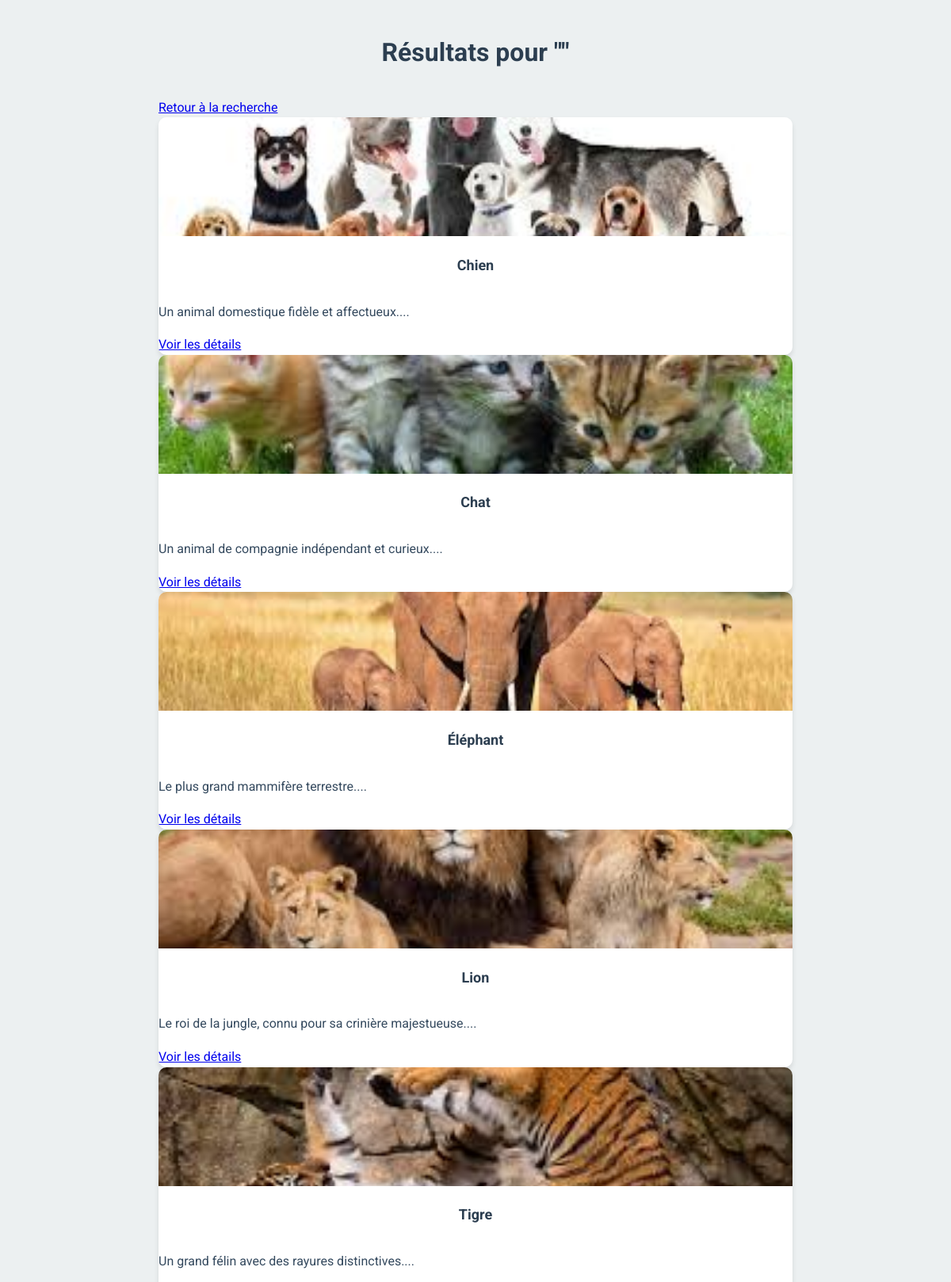
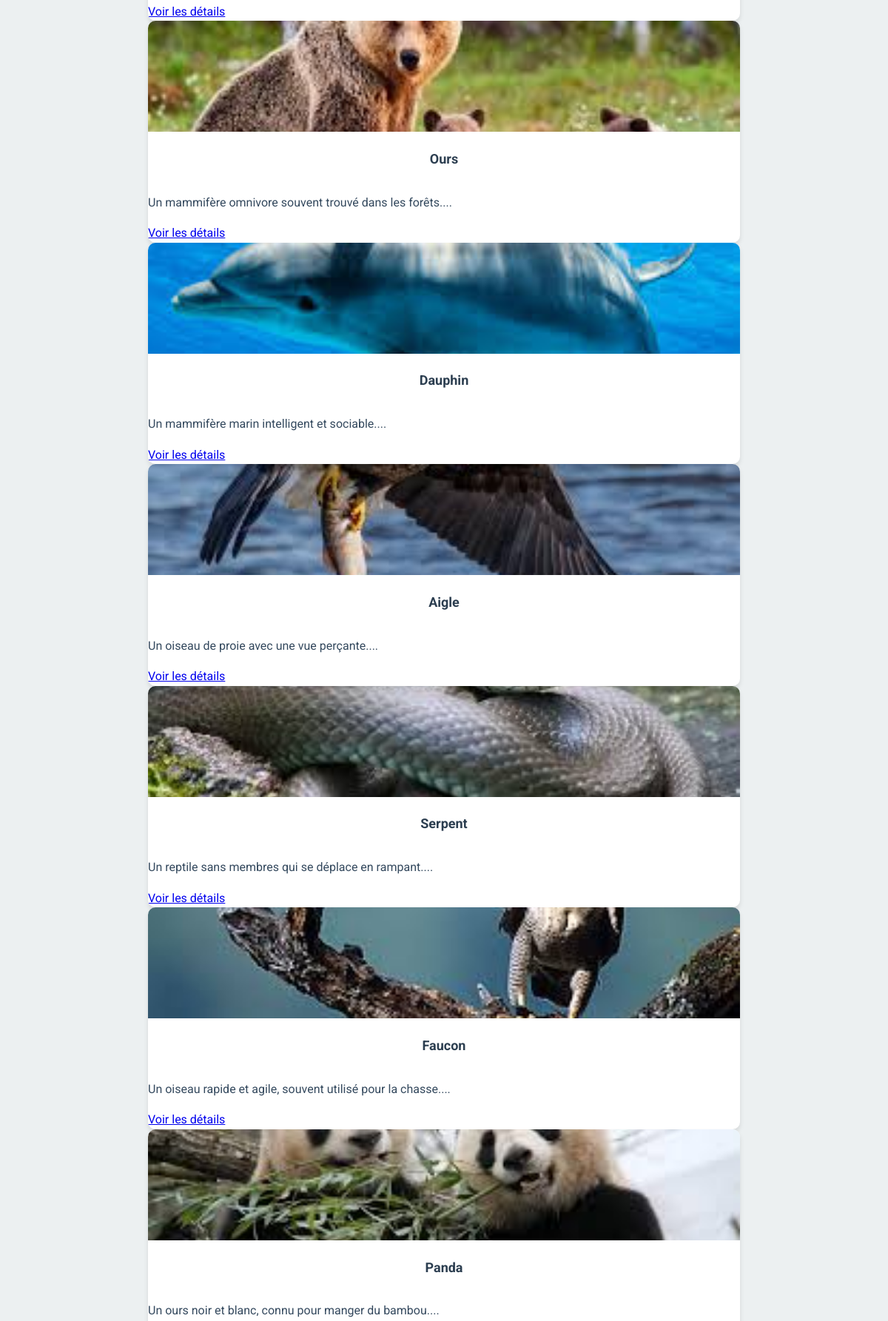
Page /recherche.php (upper part) on the committed database (2 pictures, top to bottom).
### tables this page shows
CREATE TABLE `animaux` (
  `id` int NOT NULL,
  `nom` varchar(100) NOT NULL,
  `description` text,
  `photo` varchar(255) DEFAULT NULL
);

### recherche.php (the view, shortened to what this page needs)
<?php
require_once 'db.php';
$search = $_GET['search'] ?? '';
$stmt = $db->prepare("SELECT * FROM animaux WHERE nom LIKE :search");
$stmt->execute(['search' => "%$search%"]);
$animals = $stmt->fetchAll(PDO::FETCH_ASSOC);
?>
<!DOCTYPE html>
<html lang="fr">
<head>
    <link rel="stylesheet" href="style.css">
</head>
<body>
    <header>
        <h1>Résultats pour "<?= htmlspecialchars($search) ?>"</h1>
        <a href="index.php" class="back-link">Retour à la recherche</a>
    </header>
    <main class="search-results">
        <?php if (empty($animals)): ?>
            <p class="no-results">Aucun résultat trouvé pour "<?= htmlspecialchars($search) ?>".</p>
        <?php else: ?>
            <div class="animal-grid">
                <?php foreach ($animals as $animal): ?>
                    <div class="animal-card">
                        <img src="<?= htmlspecialchars($animal['photo']) ?>" alt="<?= htmlspecialchars($animal['nom']) ?>">
                        <h2><?= htmlspecialchars($animal['nom']) ?></h2>
                        <p><?= htmlspecialchars(substr($animal['description'], 0, 100)) ?>...</p>
                        <a href="element.php?id=<?= $animal['id'] ?>" class="details-link">Voir les détails</a>
                    </div>
                <?php endforeach; ?>
            </div>
        <?php endif; ?>
    </main>
</body>
</html>

### style.css (style rules this page uses)
:root { --primary-color: #3498db; --secondary-color: #2c3e50; --background-color: #ecf0f1; --text-color: #34495e; --shadow: 0 4px 6px rgba(0, 0, 0, 0.1); }
body { font-family: 'Roboto', sans-serif; background-color: var(--background-color); color: var(--text-color); line-height: 1.6; padding: 20px; max-width: 800px; margin: 0 auto; }
h1 { color: var(--secondary-color); text-align: center; margin-bottom: 30px; }
.animal-card { background-color: white; border-radius: 10px; overflow: hidden; box-shadow: var(--shadow); transition: transform 0.2s ease; }
.animal-card img { width: 100%; height: 150px; object-fit: cover; }
.animal-card h2 { padding: 15px; margin: 0; font-size: 18px; color: var(--secondary-color); text-align: center; }

### rows in the picture
animaux: photo+nom (picture), nom "Chien", description "Un animal domestique fidèle et affectueux."
animaux: photo+nom (picture), nom "Chat", description "Un animal de compagnie indépendant et curieux."
animaux: photo (picture), nom "Éléphant", description "Le plus grand mammifère terrestre."
animaux: photo+nom (picture), nom "Lion", description "Le roi de la jungle, connu pour sa crinière majestueuse."
animaux: photo+nom (picture), nom "Tigre", description "Un grand félin avec des rayures distinctives."
animaux: photo+nom (picture), nom "Ours", description "Un mammifère omnivore souvent trouvé dans les forêts."
animaux: photo+nom (picture), nom "Dauphin", description "Un mammifère marin intelligent et sociable."
animaux: photo+nom (picture), nom "Aigle", description "Un oiseau de proie avec une vue perçante."
animaux: photo+nom (picture), nom "Serpent", description "Un reptile sans membres qui se déplace en rampant."
animaux: photo+nom (picture), nom "Faucon", description "Un oiseau rapide et agile, souvent utilisé pour la chasse."
animaux: photo+nom (picture), nom "Panda", description "Un ours noir et blanc, connu pour manger du bambou."
